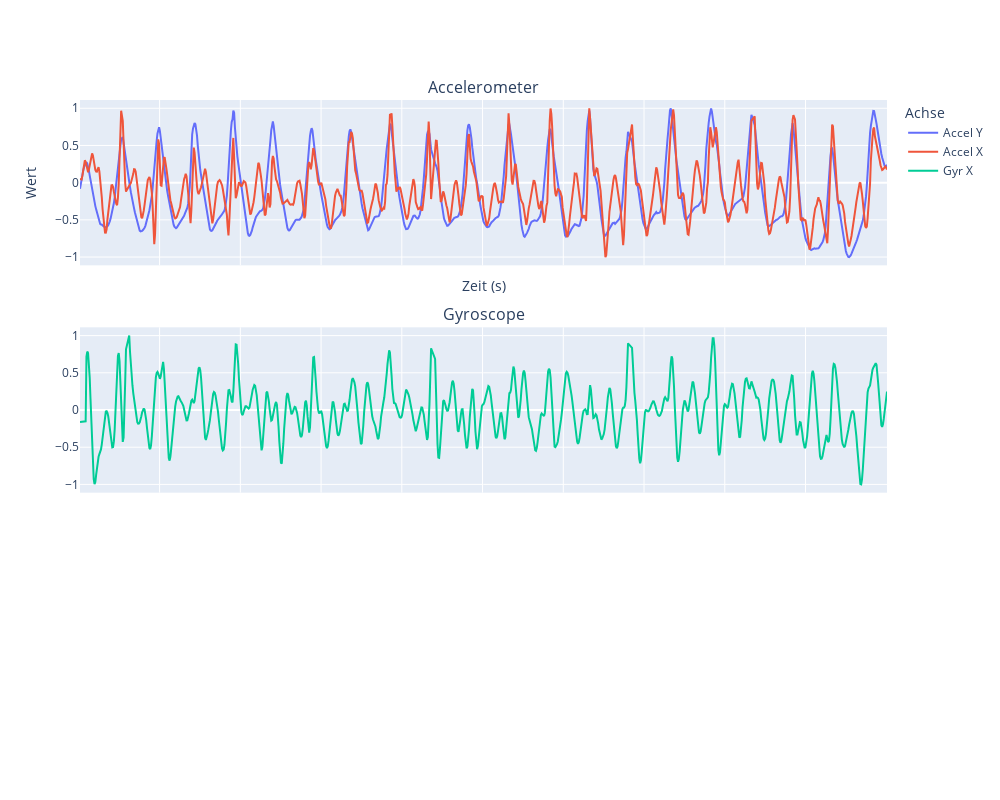

The notebook cell saved with this chart:
### Code cell
plot_df(filtered_df_z)

### Figure 1 — Plotly figure (JSON) as saved in the notebook; plotly's stock layout.template omitted (floating-point values rounded to 4 significant figures; data arrays with more than 128 entries replaced by an {"elided": "..."} marker saying what was removed)
{"data": [{"name": "Accel Y", "type": "scatter", "x": {"elided": "986 float values"}, "y": {"elided": "986 float values"}}, {"name": "Accel X", "type": "scatter", "x": {"elided": "986 float values"}, "y": {"elided": "986 float values"}}, {"marker": {"size": 4}, "name": "Gyr X", "type": "scatter", "x": {"elided": "986 float values"}, "xaxis": "x2", "y": {"elided": "986 float values"}, "yaxis": "y2"}], "layout": {"annotations": [{"font": {"size": 16}, "showarrow": false, "text": "Accelerometer", "x": 0.5, "xanchor": "center", "xref": "paper", "y": 1, "yanchor": "bottom", "yref": "paper"}, {"font": {"size": 16}, "showarrow": false, "text": "Gyroscope", "x": 0.5, "xanchor": "center", "xref": "paper", "y": 0.6333, "yanchor": "bottom", "yref": "paper"}], "height": 800, "legend": {"title": {"text": "Achse"}}, "width": 1000, "xaxis": {"anchor": "y", "domain": [0, 1], "matches": "x3", "showticklabels": false, "title": {"text": "Zeit (s)"}}, "xaxis2": {"anchor": "y2", "domain": [0, 1], "matches": "x3", "showticklabels": false}, "xaxis3": {"anchor": "y3", "domain": [0, 1]}, "yaxis": {"anchor": "x", "domain": [0.7333, 1], "title": {"text": "Wert"}}, "yaxis2": {"anchor": "x2", "domain": [0.3667, 0.6333]}, "yaxis3": {"anchor": "x3", "domain": [0, 0.2667]}}}
